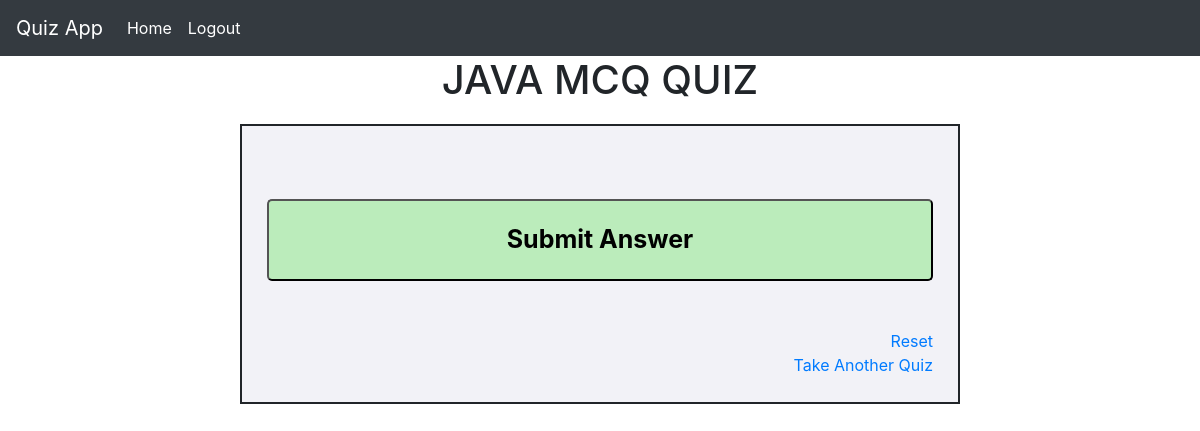
The app's page /javaquizpage, older data.
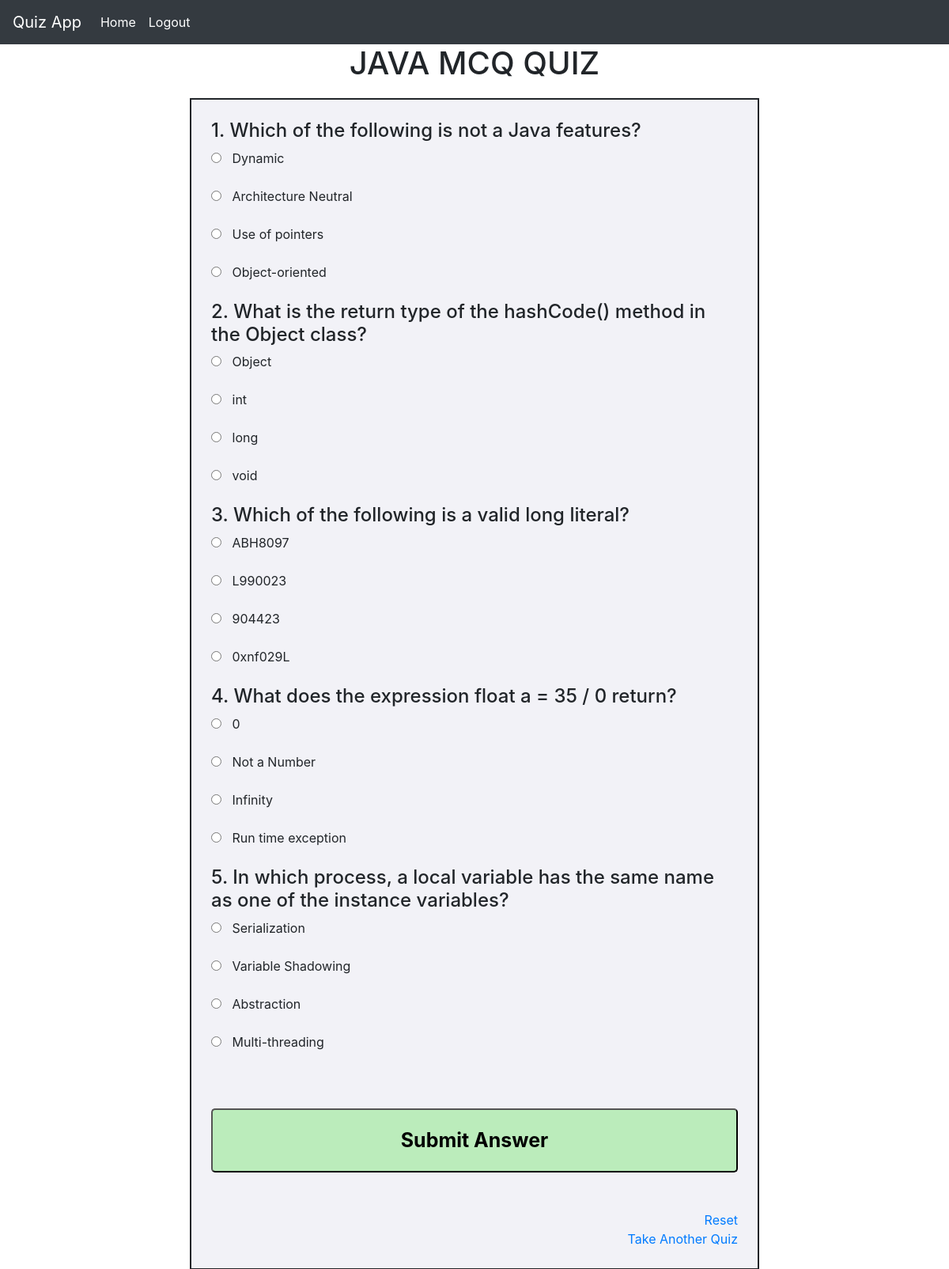
The same page, newer data.
### questionbank/models.py (models this page shows, shortened)
class JavaQBank(models.Model):
    question = models.CharField(max_length=150)
    option1 = models.CharField(max_length=150)
    option2 = models.CharField(max_length=150)
    option3 = models.CharField(max_length=150)
    option4 = models.CharField(max_length=150)
    answer = models.CharField(max_length=150)

### questionbank/views.py (the view)
# urls.py: path('javaquizpage',javapage.as_view(),name='javaquizpage'),
class javapage(TemplateView):
    template_name = 'java.html'
    def get_context_data(self, **kwargs):
        context = super().get_context_data(**kwargs)
        context['questions'] = JavaQBank.objects.all()
        return context

### questionbank/templates/java.html (shortened to what this page needs)
{% load static %}
<!DOCTYPE html>
<html>
<head>
	<link rel = "stylesheet" href = "{% static 'css/quiz.css' %}">
	<link rel="stylesheet" href="https://stackpath.bootstrapcdn.com/bootstrap/4.5.2/css/bootstrap.min.css">
</head>
<body>
    <nav class="navbar navbar-expand-lg navbar-dark bg-dark">
        <a class="navbar-brand" href="">Quiz App</a>
        <div class="collapse navbar-collapse" id="navbarSupportedContent">
          <ul class="navbar-nav mr-auto">
            <li class="nav-item active">
              <a class="nav-link" href="{% url 'indexPage' %}">Home</a>
            </li>
            <li class="nav-item active">
              <a class="nav-link" href="{% url 'LogoutPage' %}">Logout <span class="sr-only">(current)</span></a>
            </li>
          </ul>
        </div>
    </nav>
    <center>
      <H1>JAVA MCQ QUIZ</H1>
    </center>
    <div id = "container">
      <section id="quizsection">
        <form name = "quizForm" onsubmit = "return submitAnswers(answers=[{% for q in questions%} '{{ q.answer }}',{% endfor %}])">
            {% for q in questions %}
                <h4> {{ q.id }}.  {{ q.question }}</h4>
                <input type = "radio" name = "q{{ q.id }}" value = "a" id = "q1a">&nbsp;&nbsp;    {{ q.option1 }}<br><br>
                <input type = "radio" name = "q{{ q.id }}" value = "b" id = "q1b">&nbsp;&nbsp;    {{ q.option2 }}<br><br>
                <input type = "radio" name = "q{{ q.id }}" value = "c" id = "q1c">&nbsp;&nbsp;    {{ q.option3 }}<br><br>
                <input type = "radio" name = "q{{ q.id }}" value = "d" id = "q1d">&nbsp;&nbsp;    {{ q.option4 }}<br><br>
            {% endfor %}
                <br><br>
			          <input id= "button" type = "submit" value = "Submit Answer">
		    </form>
		    <br><br>
	    </section>
      <a href=" " class="button">Reset</a>
	    <br>
	    <a href="{% url 'back' %}" class="button">Take Another Quiz</a>
    </div>
</body>
</html>

Row changes from the older to the newer data that the page shows:
added JavaQBank: id "1", question "Which of the following is not a Java features?", option1 "Dynamic", option2 "Architecture Neutral", option3 "Use of pointers", option4 "Object-oriented"
added JavaQBank: id "2", question "What is the return type of the hashCode() method in the Object class?", option1 "Object", option2 "int", option3 "long", option4 "void"
added JavaQBank: id "3", question "Which of the following is a valid long literal?", option1 "ABH8097", option2 "L990023", option3 "904423", option4 "0xnf029L"
added JavaQBank: id "4", question "What does the expression float a = 35 / 0 return?", option1 "0", option2 "Not a Number", option3 "Infinity", option4 "Run time exception"
added JavaQBank: id "5", question "In which process, a local variable has the same name as one of the instance variables?", option1 "Serialization", option2 "Variable Shadowing", option3 "Abstraction", option4 "Multi-threading"
